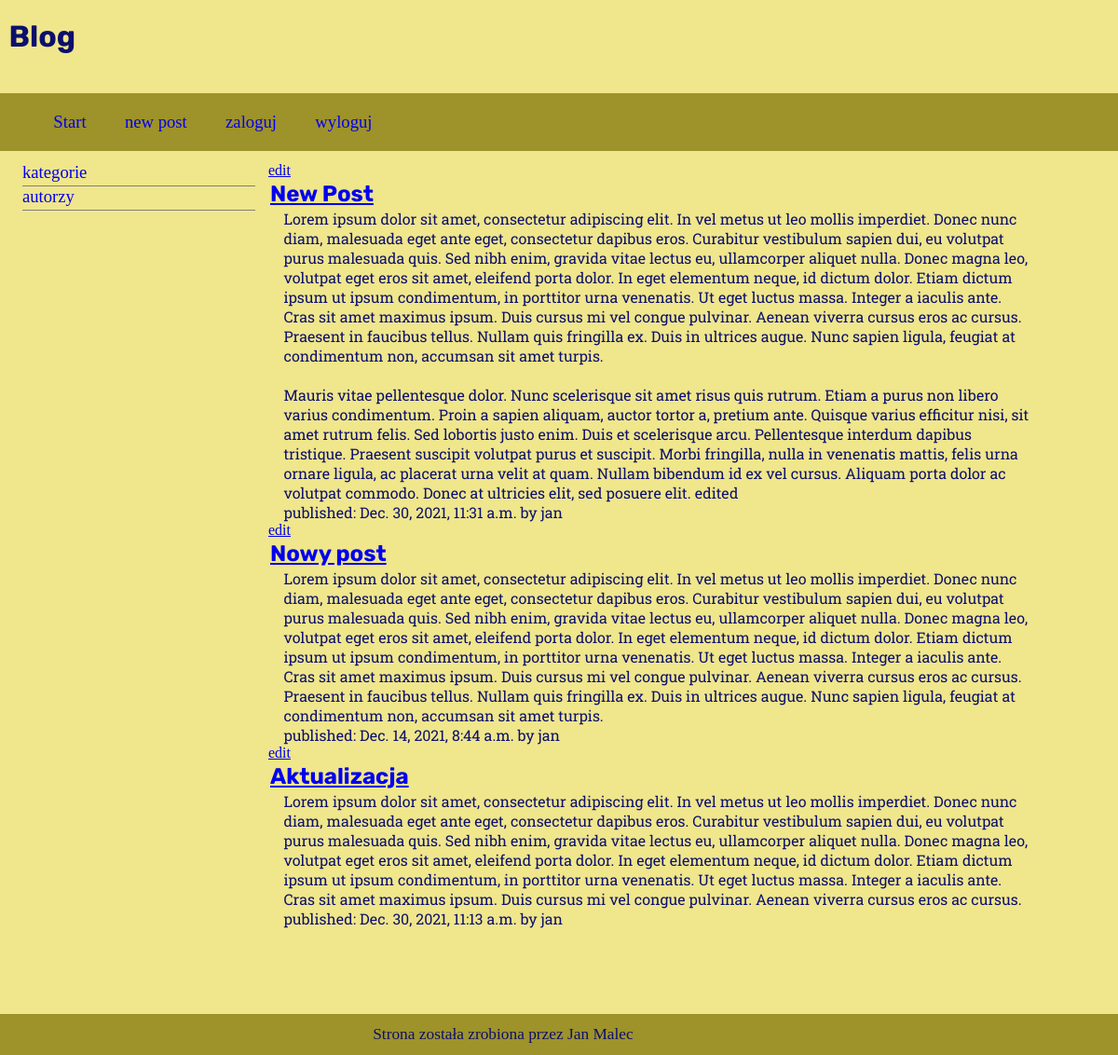
The app's page / (signed in) with its own data.
### blog/models.py (models this page shows, shortened)
class Post(models.Model):
    author = models.ForeignKey('auth.User', on_delete=models.CASCADE)
    title = models.CharField(max_length=200)
    text = models.TextField()
    created_date = models.DateTimeField(
            default=timezone.now)
    published_date = models.DateTimeField(
            blank=True, null=True)

### blog/views.py (the view)
# urls.py: path('', views.post_list, name="post_list"),
def post_list(request):
    posts = Post.objects.all()#.filter(id=1)
    return render(request, 'blog/post_list.html', {'posts': posts})

### blog/templates/blog/post_list.html (shortened to what this page needs)
{% extends 'blog/base.html' %}
{% block content %}
{% for post in posts %}
<div>
    {% if user.is_authenticated %}
    <a class="btn btn-default" href="{% url 'post_edit' pk=post.pk %}">edit</a>
    {% endif %}
<h2><a href="{% url 'post_detail' pk=post.pk %}">{{ post.title }}</a></h2>
<p>{{ post.text|linebreaksbr }}</p>
<p>published: {{ post.published_date }} by {{ post.author }}</p>
{% endfor %}
{% endblock %}

### blog/static/css/main.css (style rules this page uses)
* { margin: 0px; padding: 0px; }
body { background-color: rgb(240,230,140); color: #0C106C; }
main section h2 { margin: 2px; font-family: 'Rubik', sans-serif; color: #020434; }
main section p { padding-left: 2%; font-family: 'Roboto Slab', serif; }

### records on screen
Post: title "New Post", text "Lorem ipsum dolor sit amet, consectetur adipiscing elit. In vel metus ut leo mollis imperdiet. Donec nunc diam, malesuada eget ante eget, consectetur dapibus eros. Curabitur vestibulum sapien dui, eu volutpat purus malesuada quis. Sed nibh enim, gravida vitae lectus eu, ullamcorper aliquet nulla. Donec magna leo, volutpat eget eros sit amet, eleifend porta dolor. In eget elementum neque, id dictum dolor. Etiam dictum ipsum ut ipsum condimentum, in porttitor urna venenatis. Ut eget luctus massa. Integer a iaculis ante. Cras sit amet maximus ipsum. Duis cursus mi vel congue pulvinar. Aenean viverra cursus eros ac cursus. Praesent in faucibus tellus. Nullam quis fringilla ex. Duis in ultrices…", published_date "Dec. 30, 2021, 11:31 a.m.", author "jan"
Post: title "Nowy post", text "Lorem ipsum dolor sit amet, consectetur adipiscing elit. In vel metus ut leo mollis imperdiet. Donec nunc diam, malesuada eget ante eget, consectetur dapibus eros. Curabitur vestibulum sapien dui, eu volutpat purus malesuada quis. Sed nibh enim, gravida vitae lectus eu, ullamcorper aliquet nulla. Donec magna leo, volutpat eget eros sit amet, eleifend porta dolor. In eget elementum neque, id dictum dolor. Etiam dictum ipsum ut ipsum condimentum, in porttitor urna venenatis. Ut eget luctus massa. Integer a iaculis ante. Cras sit amet maximus ipsum. Duis cursus mi vel congue pulvinar. Aenean viverra cursus eros ac cursus. Praesent in faucibus tellus. Nullam quis fringilla ex. Duis in ultrices…", published_date "Dec. 14, 2021, 8:44 a.m.", author "jan"
Post: title "Aktualizacja", text "Lorem ipsum dolor sit amet, consectetur adipiscing elit. In vel metus ut leo mollis imperdiet. Donec nunc diam, malesuada eget ante eget, consectetur dapibus eros. Curabitur vestibulum sapien dui, eu volutpat purus malesuada quis. Sed nibh enim, gravida vitae lectus eu, ullamcorper aliquet nulla. Donec magna leo, volutpat eget eros sit amet, eleifend porta dolor. In eget elementum neque, id dictum dolor. Etiam dictum ipsum ut ipsum condimentum, in porttitor urna venenatis. Ut eget luctus massa. Integer a iaculis ante. Cras sit amet maximus ipsum. Duis cursus mi vel congue pulvinar. Aenean viverra cursus eros ac cursus.", published_date "Dec. 30, 2021, 11:13 a.m.", author "jan"
